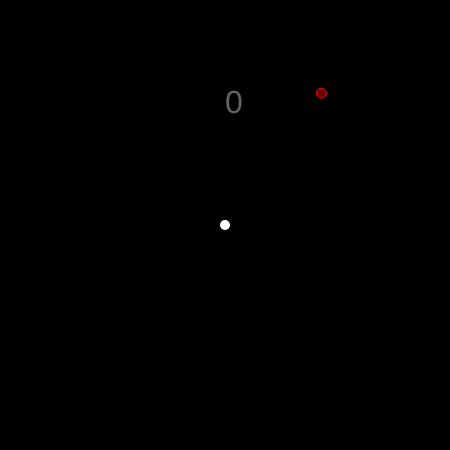
Frame 1 (no input)
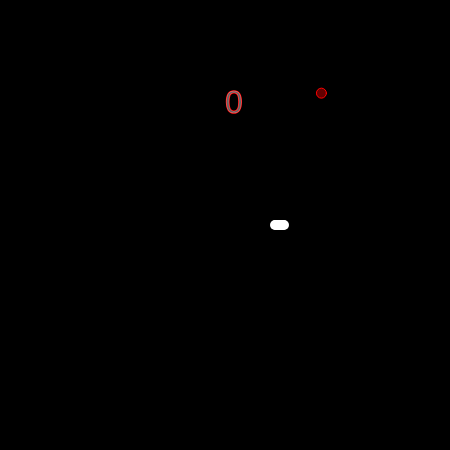
Frame 60 (no input)
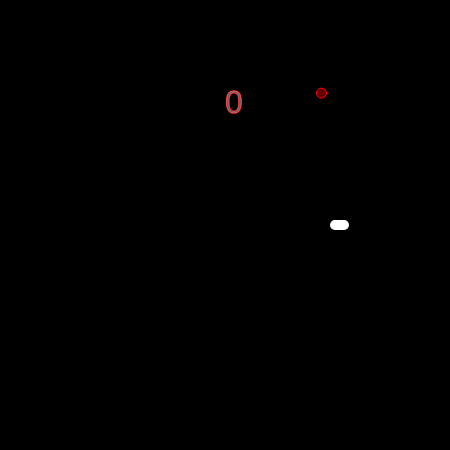
Frame 120 (the mouse pressed at the canvas centre since frame 60)

The p5.js sketch that drew these frames (run headless with seeded random() and noise() and a simulated clock; from frame 60 on, the mouse is pressed at the canvas centre):

// p5.js sketch
// ── sketch.js
var score = 0;
var snake;

class Food {
  constructor(_pos, _size) {
    this.pos = _pos;
    this.size = _size;
  }

  show() {
    fill(255,0,0,100);
    stroke(255,0,0)
    circle(this.pos.x, this.pos.y, this.size);
  }

  spawn() {
    this.pos = createVector(random(width), random(height));
    this.size = random(1,50);
  }

  death() {
    this.spawn();
  }
}


class Snake {
  constructor(_pos, _vel, _acc, _size, _thic, _grow) {
    this.pos = _pos;
    this.vel = _vel;
    this.acc = _acc;
    this.size = _size;
    this.trail = [];
    this.thic = _thic;
    this.grow = _grow;
  }
  snakeFunctions(){
    this.move();
    this.show();
    this.direction();
    this.collision();
    this.consume();
    this.wallCollision();
    this.deathCollision();
    this.death();
  }

  show() {
    fill(255, 255, 255);
    noStroke();
    for (let i = 0; i < this.trail.length; i++) {
      circle(this.trail[i].x, this.trail[i].y, this.thic);
    }
    // print(this.trail);
  }

  move() {
    // print("before moving pos = "+ this.trail);
    this.trail.push(this.pos.copy());
    this.pos.add(this.vel);
    // print("after moving pos = "+ this.trail);
    if (this.trail.length > this.size) {
      this.trail.shift();
    }
  }

  direction() {
    print(key);
    if (key == 'i' && this.vel.y == 0) {
      this.vel = createVector(0, -this.vel.mag());
    }
    if (key == 'j' && this.vel.x == 0) {
      this.vel = createVector(-this.vel.mag(), 0);
    }
    if (key == 'k' && this.vel.y == 0) {
      this.vel = createVector(0, this.vel.mag());
    }
    if (key == 'l' && this.vel.x == 0) {
      this.vel = createVector(this.vel.mag(), 0);
    }
  }

  collision() {
    if (this.pos.copy().sub(food.pos.copy()).mag() < this.thic / 2 + food.size / 2) {
      return true;
    } else {
      return false;
    }
  }
  consume() {
    if (this.collision()) {
      let g = map(food.size, 1,50,this.grow,1);
      this.size += g;
      food.death();
      score++;
      this.vel.mult(1.1);
    }
  }

  wallCollision() {
    if (this.pos.x > width) { this.pos.x = this.pos.x - width; }
    if (this.pos.x < 0) { this.pos.x = width - this.pos.x; }
    if (this.pos.y > height) { this.pos.y = this.pos.y - height; }
    if (this.pos.y < 0) { this.pos.y = height - this.pos.y; }
  }

  deathCollision() {
    for (let i = 0; i < this.trail.length - 10; i++) {
      let d = this.pos.copy().sub(this.trail[i].copy()).mag();
      if (d < this.thic) {
        return true;
      } else {
        return false;
      }
    }
  }

  death() {
    if (this.deathCollision()) {
      let p = createVector(width / 2, height / 2);
      let v = createVector(1, 0);
      let a = createVector(0, 0);
      let s = 10;
      this.trail = [];
      food.death();
      this.pos = p;
      this.vel = v;
      this.acc = a;
      this.size = s;
      score = 0;
    }
  }
}

function setup() {
  createCanvas(450, 450);
  let p = createVector(width / 2, height / 2);
  let v = createVector(1, 0);
  let a = createVector(0, 0);
  let s = 10;
  snake = new Snake(p, v, a, s, 10, 30);
  let foodp = createVector(random(width), random(height));
  let foods = 10;
  food = new Food(foodp, foods);
  // frameRate(1);
}
function draw() {
  background(0);
  fill(255, 100);
  textSize(32);
  text(score, width / 2, height / 4);
  snake.snakeFunctions();
  // snake.move();
  // snake.show();
  // snake.collision();
  // snake.consume();
  // snake.wallCollision();
  // snake.deathCollision();
  // snake.death();
  food.show();
}

function keyPressed() {
  // print("key is pressed");
  snake.direction();
}
